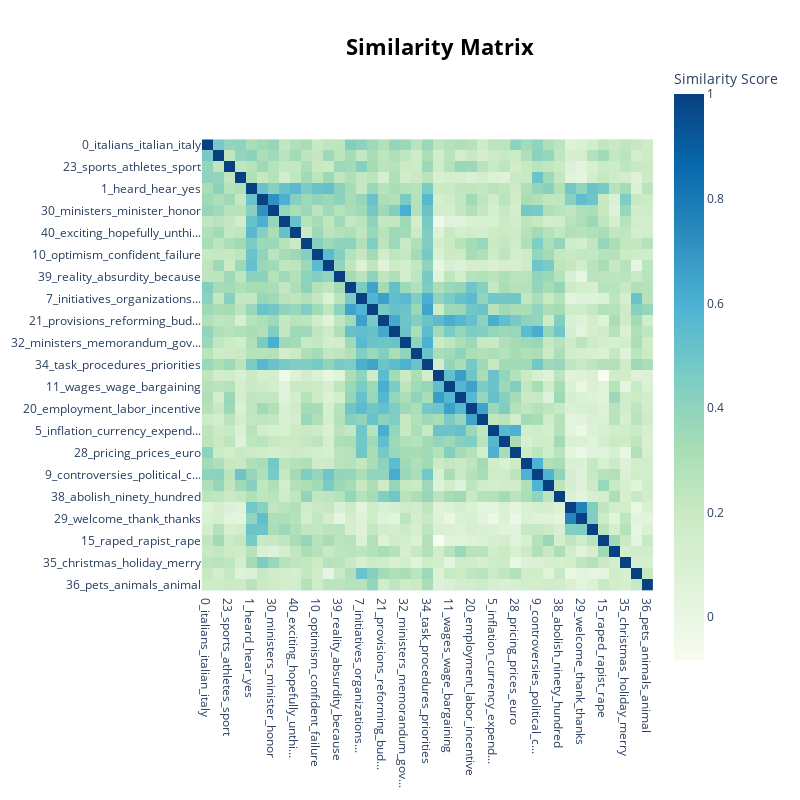

Notebook source saved alongside this figure:
### Markdown cell above
## Visualise Topics

### Code cell
heatmap_fig = topic_model.visualize_heatmap(n_clusters=10)
heatmap_fig.write_html(processed_dir + 'html/similarity-matrix.html')
heatmap_fig

### Figure 1 — Plotly figure (JSON) as saved in the notebook; plotly's stock layout.template omitted (floating-point values rounded to 4 significant figures; data arrays with more than 128 entries replaced by an {"elided": "..."} marker saying what was removed)
{"data": [{"coloraxis": "coloraxis", "hovertemplate": "x: %{x}<br>y: %{y}<br>Similarity Score: %{z}<extra></extra>", "name": "0", "type": "heatmap", "x": ["0_italians_italian_italy", "19_meloni_giorgia_feminists", "23_sports_athletes_sport", "26_putinian_tsars_putin", "1_heard_hear_yes", "6_succeed_continue_president", "30_ministers_minister_honor", "31_ready_proceed_immediate", "40_exciting_hopefully_unthi...", "2_freedom_rights_democracy", "10_optimism_confident_failure", "14_tones_mentality_dignity", "39_reality_absurdity_because", "3_immigration_migrants_migr...", "7_initiatives_organizations...", "17_safety_emergencies_disas...", "21_provisions_reforming_bud...", "27_government_democracies_b...", "32_ministers_memorandum_gov...", "33_measures_measure_threshold", "34_task_procedures_priorities", "4_income_taxes_tax", "11_wages_wage_bargaining", "18_pensions_pension_allowance", "20_employment_labor_incentive", "25_states_welfare_state", "5_inflation_currency_expend...", "24_credit_credits_banking", "28_pricing_prices_euro", "8_electoral_elections_ballots", "9_controversies_political_c...", "12_falsehoods_accusations_m...", "38_abolish_ninety_hundred", "13_thank_welcome_good", "29_welcome_thank_thanks", "37_morning_good_tired", "15_raped_rapist_rape", "22_abortion_abortions_mothe...", "35_christmas_holiday_merry", "16_desalination_sustainabil...", "36_pets_animals_animal"], "xaxis": "x", "y": ["0_italians_italian_italy", "19_meloni_giorgia_feminists", "23_sports_athletes_sport", "26_putinian_tsars_putin", "1_heard_hear_yes", "6_succeed_continue_president", "30_ministers_minister_honor", "31_ready_proceed_immediate", "40_exciting_hopefully_unthi...", "2_freedom_rights_democracy", "10_optimism_confident_failure", "14_tones_mentality_dignity", "39_reality_absurdity_because", "3_immigration_migrants_migr...", "7_initiatives_organizations...", "17_safety_emergencies_disas...", "21_provisions_reforming_bud...", "27_government_democracies_b...", "32_ministers_memorandum_gov...", "33_measures_measure_threshold", "34_task_procedures_priorities", "4_income_taxes_tax", "11_wages_wage_bargaining", "18_pensions_pension_allowance", "20_employment_labor_incentive", "25_states_welfare_state", "5_inflation_currency_expend...", "24_credit_credits_banking", "28_pricing_prices_euro", "8_electoral_elections_ballots", "9_controversies_political_c...", "12_falsehoods_accusations_m...", "38_abolish_ninety_hundred", "13_thank_welcome_good", "29_welcome_thank_thanks", "37_morning_good_tired", "15_raped_rapist_rape", "22_abortion_abortions_mothe...", "35_christmas_holiday_merry", "16_desalination_sustainabil...", "36_pets_animals_animal"], "yaxis": "y", "z": {"elided": "41x41 float values"}}], "layout": {"coloraxis": {"colorbar": {"title": {"text": "Similarity Score"}}, "colorscale": [[0, "rgb(247,252,240)"], [0.125, "rgb(224,243,219)"], [0.25, "rgb(204,235,197)"], [0.375, "rgb(168,221,181)"], [0.5, "rgb(123,204,196)"], [0.625, "rgb(78,179,211)"], [0.75, "rgb(43,140,190)"], [0.875, "rgb(8,104,172)"], [1, "rgb(8,64,129)"]]}, "height": 800, "hoverlabel": {"bgcolor": "white", "font": {"family": "Rockwell", "size": 16}}, "legend": {"title": {"text": "Trend"}}, "margin": {"t": 60}, "showlegend": true, "title": {"font": {"color": "Black", "size": 22}, "text": "<b>Similarity Matrix</b>", "x": 0.55, "xanchor": "center", "y": 0.95, "yanchor": "top"}, "width": 800, "xaxis": {"anchor": "y", "constrain": "domain", "domain": [0, 1], "scaleanchor": "y"}, "yaxis": {"anchor": "x", "autorange": "reversed", "constrain": "domain", "domain": [0, 1]}}}
